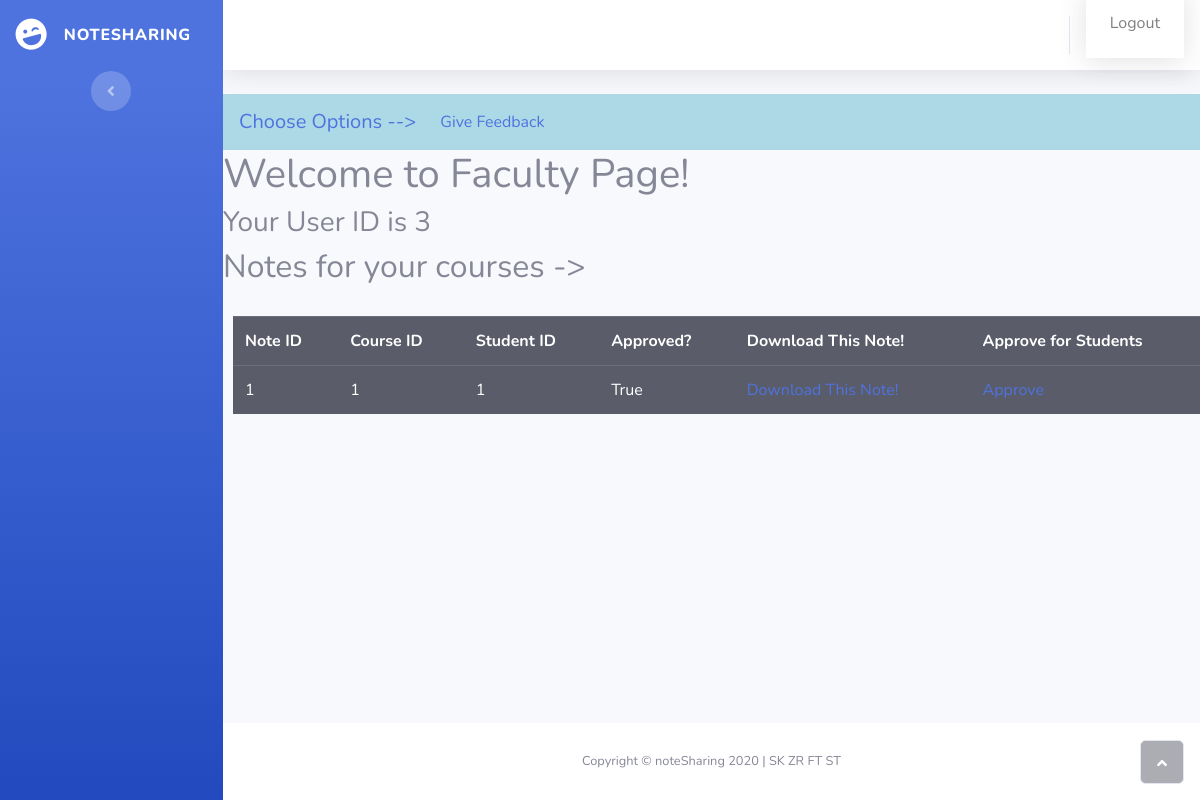
Before: /profile-faculty (signed in) with the older database file.
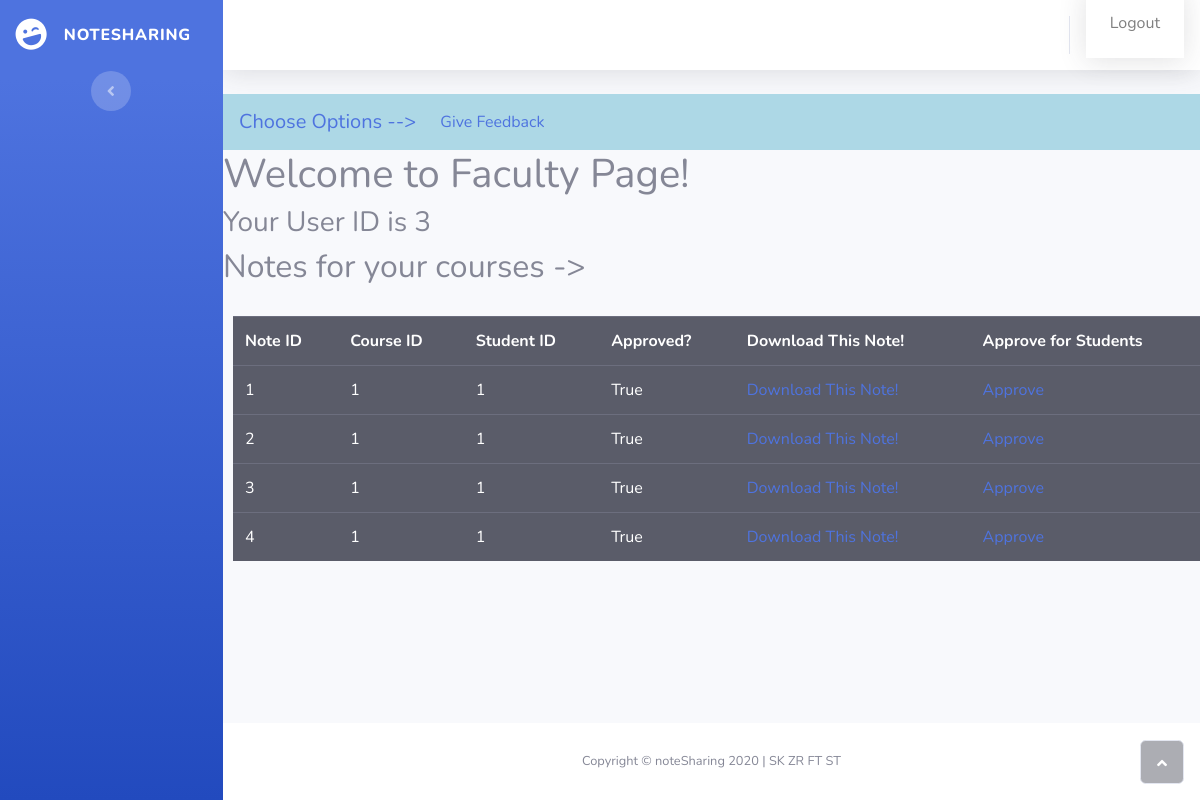
After: the same page with the newer database file.
### swe_project/models.py (models this page shows)
class Notes(db.Model):
    id=db.Column(db.Integer,primary_key=True)
    course_id=db.Column(db.Integer,db.ForeignKey('courses.id'),nullable=False)
    student_id=db.Column(db.Integer,db.ForeignKey('student.id'),nullable=False)
    Note=db.Column(db.LargeBinary,nullable=False)
    approve=db.Column(db.Boolean,nullable=False)
    def GetFacultyNotes(Faculty_User_id): #returns all the notes for the courses which the faculty teaches.
        facid=Faculty.query.filter_by(user_id=Faculty_User_id).first().id
        cours=Courses.query.filter_by(faculty_id=facid).all()
        NoteList=[]
        for n in Notes.query.all():
            for co in cours:
                if co.id==n.course_id:
                    NoteList.append(n)
        return NoteList

### swe_project/routes.py (the view)
@app.route('/profile-faculty', methods=['GET','POST'])
@login_required
def facprofile():
    return render_template('profile_faculty.html',NoteList=Notes.GetFacultyNotes(current_user.id))

### swe_project/models.py (called while the page is built)
@login_manager.user_loader
def load_user(user_id):
    return User.query.get(int(user_id))

### swe_project/templates/profile_faculty.html (shortened to what this page needs)
<!DOCTYPE html>
<html>
<head>
    <link rel="stylesheet" href="static/assets/bootstrap/css/bootstrap.min.css">
    <link rel="stylesheet" href="static/assets/fonts/fontawesome-all.min.css">
</head>
<body id="page-top">
    <div id="wrapper">
        <nav class="navbar navbar-dark align-items-start sidebar sidebar-dark accordion bg-gradient-primary p-0">
            <div class="container-fluid d-flex flex-column p-0">
                <a class="navbar-brand d-flex justify-content-center align-items-center sidebar-brand m-0" href="#">
                    <div class="sidebar-brand-icon rotate-n-15"><i class="fas fa-laugh-wink"></i></div>
                    <div class="sidebar-brand-text mx-3"><span>noteSharing</span></div>
                </a>
                <div class="text-center d-none d-md-inline"><button class="btn rounded-circle border-0" id="sidebarToggle" type="button"></button></div>
            </div>
        </nav>
        <div class="d-flex flex-column" id="content-wrapper">
            <div id="content">
                <nav class="navbar navbar-light navbar-expand bg-white shadow mb-4 topbar static-top">
                    <div class="container-fluid"><button class="btn btn-link d-md-none rounded-circle mr-3" id="sidebarToggleTop" type="button"></button>
                        <ul class="nav navbar-nav flex-nowrap ml-auto">
                                <nav class="navbar navbar-dark navbar-expand bg-white shadow mb-4 topbar static-top">
                                    <a class="nav-item nav-link" href="{{ url_for('logout') }}">Logout</a>
                                </nav>
            </div>
            </nav>
            <nav class="navbar navbar-expand-lg class="navbar navbar-light" style="background-color:lightblue;">
                    <a class="navbar-brand" href="#">Choose Options --></a>
                    <div class="collapse navbar-collapse" id="navbarSupportedContent">
                            <ul class="navbar-nav mr-auto">
                                    <li class="nav-item ">
                                      <a class="nav-link" href="{{url_for('giveFeedback')}}">Give Feedback <span class="sr-only">(current)</span></a>
                                    </li>
                             </ul>
             </nav>
    <h1>
        Welcome to Faculty Page!
    </h1>
    <h3>
        Your User ID is {{current_user.id}}
    </h3>
    <h2>
        Notes for your courses  ->
    </h2>
    <table class= "table table-dark" style="margin-top: 30px; margin-left: 10px;">
        <tr>
            <th scope="col">
                Note ID
            </th>
            <th scope= "col">
                Course ID
            </th>
            <th scope= "col">
                Student ID
            </th>
            <th scope= "col">
                Approved?
            </th>
            <th scope= "col">
                Download This Note!
             </th>
             <th scope= "col">
                Approve for Students
             </th>
        </tr>
    {%for n in NoteList%}
        <tr>
            <td scope="col">
                {{n.id}}
            </td>
            <td scope="col">
                {{n.course_id}}
            </td>
            <td scope="col">
                {{n.student_id}}
            </td>
            <td scope="col">
                {{n.approve}}
            </td>
            <td scope="col">
                <a href="{{url_for('DownloadNote',noteid=n.id)}}">Download This Note!</a>
            </td>
            <td scope="col">
                <a href="{{url_for('approveNote',noteID=n.id)}}">Approve</a>
            </td>
        </tr>
    {%endfor%}
    </table>
        </div>
        <footer class="bg-white sticky-footer">
            <div class="container my-auto">
                <div class="text-center my-auto copyright"><span>Copyright © noteSharing 2020 | SK ZR FT ST</span></div>
            </div>
        </footer>
    </div><a class="border rounded d-inline scroll-to-top" href="#page-top"><i class="fas fa-angle-up"></i></a></div>
</body>
</html>

Changed rows visible on the page:
added Notes: id "2", course_id "1", student_id "1", approve "True"
added Notes: id "3", course_id "1", student_id "1", approve "True"
added Notes: id "4", course_id "1", student_id "1", approve "True"
